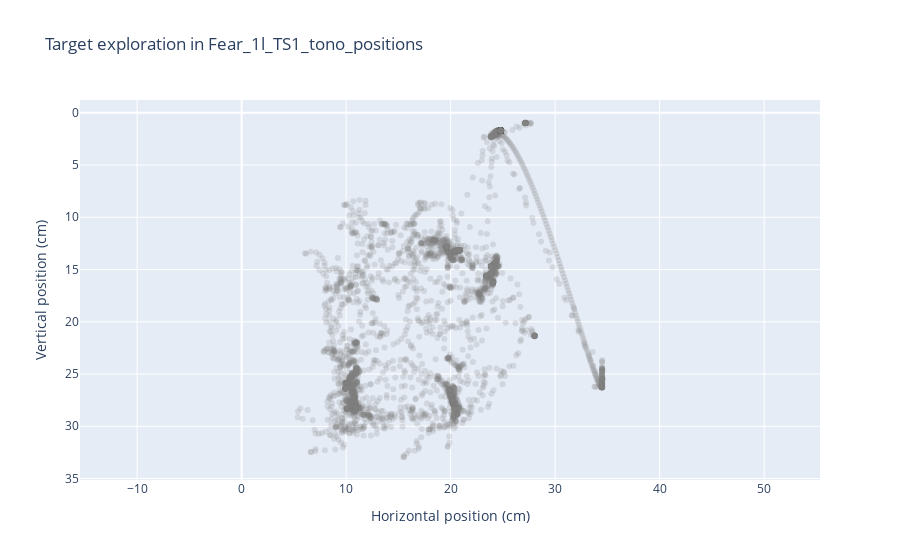

Notebook cell for this chart:
### Markdown cell above
---
#### 2. We can open an example file and see what is inside

### Code cell
# Select an example file
example_path = rst.choose_example_positions(params, look_for = 'TS1_tono', suffix= '_positions.csv')

# Plot mouse exploration around multiple targets
rst.plot_positions(params, example_path)

### Figure 1 — Plotly figure (JSON) as saved in the notebook; plotly's stock layout.template omitted (floating-point values rounded to 4 significant figures; data arrays with more than 128 entries replaced by an {"elided": "..."} marker saying what was removed)
{"data": [{"marker": {"color": "grey", "opacity": 0.2}, "mode": "markers", "name": "Nose Positions", "type": "scatter", "x": {"elided": "4736 float values"}, "y": {"elided": "4736 float values"}}], "layout": {"title": {"text": "Target exploration in Fear_1l_TS1_tono_positions"}, "xaxis": {"scaleanchor": "y", "title": {"text": "Horizontal position (cm)"}}, "yaxis": {"autorange": "reversed", "title": {"text": "Vertical position (cm)"}}}}
